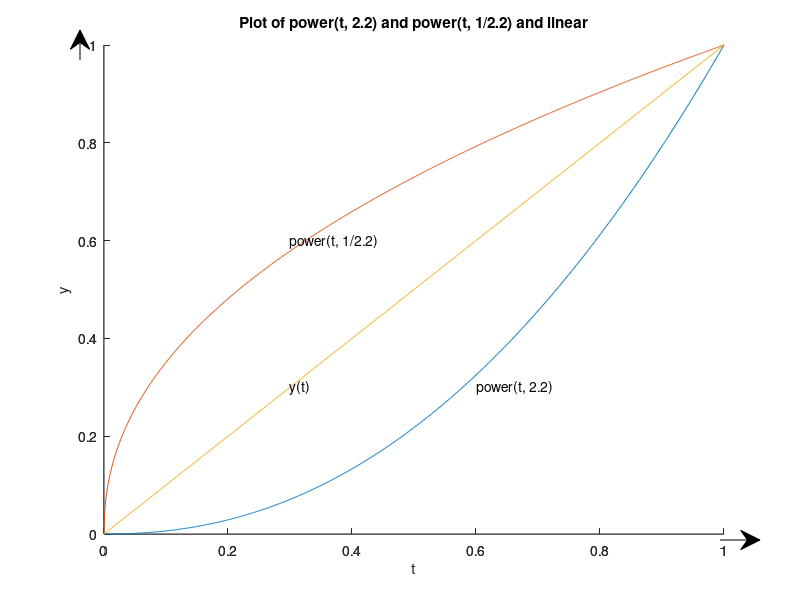

Recreate this plot in MATLAB.
% пример как сделать функцию
% что бы запусить его из Doomemacs нужно:
% 1. M+: run-octave
% 2. octave> graph
% 3. new window with graph should apeared
t = linspace(0, 1, 1000); % от 0 до 1

% X arrow
annotation('arrow', [0.9, 0.95], [0.1, 0.1], 'unit', 'normalized');
% Y arrow
annotation('arrow', [0.1, 0.1], [0.9, 0.95], 'unit', 'normalized');

xlabel('t')
ylabel('y')
title('Plot of power(t, 2.2) and power(t, 1/2.2) and linear')

box off % disable frame around plot

hold on; % retains the current plot when adding new plots

plot(t, power(t, 2.2));
plot(t, power(t, 1/2.2));
plot(t, t);

% Adding text labels to the plots
text(0.6, 0.3, {"power(t, 2.2)"});
text(0.3, 0.6, {"power(t, 1/2.2)"});
text(0.3, 0.3, {"y(t)"});

hold off; % new plots overwrite old now
